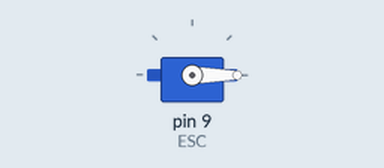
Recording of a sketch running on a simulated Arduino Uno, built with avr-gcc and run on an emulated ATmega328P. On the bench: servo. At 9.1 s the program stops and its outputs stay as they are.

Above: at 0.1 s.
At 3.1 s:
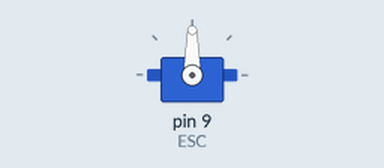
At 9.1 s:
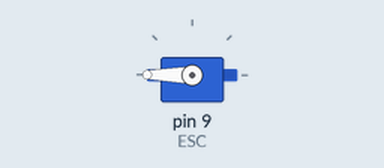
Timing chart, 0 to 10.6 s (numbered marks = the images above):
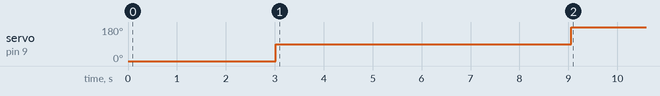

The sketch:

Uygulama_7.5.ino
```cpp
/*
Program No: 7.5
Program Adı: ESC motor kontrol
Kullanılan Arduino Modeli: Arduino Uno
Motor Sürücü entegresi:40A ESC
Web Adres: www.arduinouygulamalari.com
-------------------------------------------------
*/
#include <Servo.h>
Servo ESC; // ESC devresini sürmek için servo motor sürme sinyali kullanacağız.
void setup()
{
  ESC.attach(9); // ESC'miz dijital 9 numaralı pine bağlanmıştır.
}

void loop()
{
  for (int i = 0; i <= 200; i++) { //Yaklaşık 3sn fırçasız motoru durdurur.
    ESC.write(0); // ESC'ye 0 derece açısı 1ms genlikli bilgi
    delay(15); // 15 ms bekle
  }
  for (int i = 0; i <= 400; i++) { // Yaklaşık 6ms fırçasız motoru orta hızda çalıştırır.
    ESC.write(90); // ESC'ye 120 derece açısı 1,5ms bilgi (Fırçasız motoru yarım hızda çalıştırır)
    delay(15); // 15 ms bekle
  }
  while (1) { //Son aşamada Devamlı bu döngü gerçekleşcektir. (Fırçasız motoru tam hızda çalıştırır)

    ESC.write(180); // ESC'ye 180 derece açısı 2ms bilgi
    delay(15); // 15 ms bekle
  }
}
```

Measured:
- by itself, servo on pin 9 (ESC): 0° → 90° at 3.0 s, → 180° 6.0 s later
